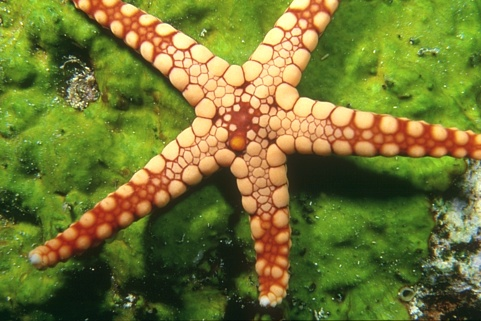
#> input picture 12003.jpg, 481 x 321 px
$ python EOW_C12_Construction_Optimization.py --dataset .
#> lines starting #> are read from the running program, lines starting #| are printed output that depends on the picture; after the words box and inside, x2 and y2 are one past the last pixel; in counts of white or black regions, pixels touching at a corner belong together
#!/usr/bin/env python3
"""EOW_C12: constrained architecture comparison, NOT security qualification.

Requires numpy, Pillow. Uses actual source images, randomized classical 2x OR-VSS
and benign perturbations. Compares (1) relaxed whole-image reference matching,
(2) strict exact reconstruction, (3) bounded registration+strict comparison,
(4) electronic SHA-256 image-reference comparison (not unaided optical).
All candidates require a trusted reference; none qualifies as human-only optical
authentication. Attack model: one changed B subpixel causing a changed decoded
pixel under ideal alignment. SHA-256 is not a signature; C08 is upstream only.
"""
import argparse,csv,hashlib,json,time,zipfile,sys
from collections import Counter
from datetime import datetime,timezone
from pathlib import Path
import numpy as np
from PIL import Image,ImageOps,ImageFilter,ImageEnhance

EXT={'.jpg','.jpeg','.png','.bmp','.tif','.tiff','.webp'}
CONDS=('ideal','shift_1','shift_2','rotate_1','blur_08','contrast_070','noise_030')
CANDIDATES=('reference_99','reference_exact','registration_exact','digital_digest')
def save(p,x):
    p.parent.mkdir(parents=True,exist_ok=True)
    p.write_text(json.dumps(x,indent=2,sort_keys=True,default=str)+'\n',encoding='utf-8')
def table(p,rows,fields):
    p.parent.mkdir(parents=True,exist_ok=True)
    with p.open('w',newline='',encoding='utf-8') as f:
        w=csv.DictWriter(f,fieldnames=fields,extrasaction='ignore');w.writeheader();w.writerows(rows)
def upstream(path):
    p=Path(path)
    try:
        if p.is_dir():
            hits=list(p.glob('reports/verdict.json'))+list(p.glob('EOW_C11/reports/verdict.json'))
            if hits:
                raw=hits[0].read_bytes()
                return {'status':'LOADED','source':str(hits[0]),'sha256':hashlib.sha256(raw).hexdigest(),'verdict':json.loads(raw)}
        if p.is_file() and zipfile.is_zipfile(p):
            with zipfile.ZipFile(p) as z:
                hits=[n for n in z.namelist() if n.endswith('EOW_C11/reports/verdict.json')]
                if hits:
                    raw=z.read(hits[0])
                    return {'status':'LOADED','source':str(p),'member':hits[0],'sha256':hashlib.sha256(raw).hexdigest(),'verdict':json.loads(raw)}
    except Exception as e:
        return {'status':'INVALID','reason':str(e)}
    return {'status':'MISSING','source':str(p)}
def secret_from_file(path,side):
    with Image.open(path) as f: im=ImageOps.exif_transpose(f).convert('L')
    im.thumbnail((side,side),Image.Resampling.BILINEAR)
    return np.asarray(im,dtype=np.uint8)>=128
def shares(s,rng):
    h,w=s.shape
    bit=rng.integers(0,2,(h,w),dtype=np.uint8)
    yy,xx=np.indices((h,w))
    a=np.zeros((h,w,2),dtype=np.uint8)
    b=np.zeros_like(a)
    a[yy,xx,bit]=1
    b[yy,xx,bit^s.astype(np.uint8)]=1
    return a.reshape(h,w*2).astype(bool),b.reshape(h,w*2).astype(bool)
def decode(a,b):
    h,w=a.shape
    return np.logical_or(a,b).reshape(h,w//2,2).all(axis=2)
def change_one(a,b,s,rng):
    y=int(rng.integers(0,s.shape[0]));x=int(rng.integers(0,s.shape[1]))
    c=b.copy()
    pair=c[y,2*x:2*x+2]
    k=int(np.flatnonzero(pair==bool(s[y,x]))[0])
    c[y,2*x+k]=~c[y,2*x+k]
    assert np.count_nonzero(decode(a,c)!=s)==1
    return c
def distort(b,condition,rng):
    im=Image.fromarray(np.uint8(255*(~b)),mode='L')
    w,h=im.size
    if condition=='shift_1':
        im=im.transform((w,h),Image.Transform.AFFINE,(1,0,-1,0,1,0),
                        resample=Image.Resampling.NEAREST,fillcolor=255)
    elif condition=='shift_2':
        im=im.transform((w,h),Image.Transform.AFFINE,(1,0,-2,0,1,0),
                        resample=Image.Resampling.NEAREST,fillcolor=255)
    elif condition=='rotate_1':
        im=im.rotate(1,resample=Image.Resampling.BILINEAR,expand=False,fillcolor=255)
    elif condition=='blur_08':
        im=im.filter(ImageFilter.GaussianBlur(.8))
    elif condition=='contrast_070':
        im=ImageEnhance.Contrast(im).enhance(.7)
    elif condition=='noise_030':
        x=np.asarray(im,dtype=np.float32)
        im=Image.fromarray(np.clip(x+rng.normal(0,7.65,x.shape),0,255).astype(np.uint8))
    elif condition!='ideal':raise ValueError(condition)
    return np.asarray(im)<128
def shift(arr,dx):
    out=np.zeros_like(arr)
    if dx>0:out[:,dx:]=arr[:,:-dx]
    elif dx<0:out[:,:dx]=arr[:,-dx:]
    else:out[:]=arr
    return out
def agreement(a,b):return 1-np.count_nonzero(a!=b)/a.size
def assess(candidate,a,observed_b,reference,ref_digest):
    if candidate=='digital_digest':
        # Electronic reference comparison only: no optical/human verification.
        reconstructed=decode(a,observed_b)
        digest=hashlib.sha256(np.packbits(reconstructed.reshape(-1)).tobytes()).digest()
        return digest==ref_digest,agreement(reconstructed,reference)
    if candidate=='registration_exact':
        # Bounded horizontal search, NOT oracle access to true displacement.
        scores=[agreement(decode(a,shift(observed_b,dx)),reference) for dx in (-2,-1,0,1,2)]
        best=max(scores)
        return best==1.,best
    reconstruction=decode(a,observed_b)
    score=agreement(reconstruction,reference)
    if candidate=='reference_99':return score>=.99,score
    if candidate=='reference_exact':return score==1.,score
    raise ValueError(candidate)
def selftests():
    rng=np.random.default_rng(9)
    for n in (1,7,64):
        for val in (False,True):
            s=np.full((3,n),val,dtype=bool)
            a,b=shares(s,rng)
            assert np.array_equal(decode(a,b),s)
            c=change_one(a,b,s,rng)
            assert np.count_nonzero(decode(a,c)!=s)==1
            assert np.array_equal(distort(b,'ideal',rng),b)
            assert np.array_equal(shift(shift(b,1),-1)[:,:-1],b[:,:-1])
    return {'reconstruction':'PASS','content_change':'PASS','ideal_identity':'PASS','shift_inverse_interior':'PASS'}
def main():
    ap=argparse.ArgumentParser(description=__doc__)
    ap.add_argument('--dataset',type=Path,required=True)
    ap.add_argument('--c11',type=Path,default=Path('../Results/EOW_C11'))
    ap.add_argument('--strict-c11',action='store_true')
    ap.add_argument('--output',type=Path,default=Path('../Results/EOW_C12'))
    ap.add_argument('--max-side',type=int,default=128)
    ap.add_argument('--limit',type=int)
    ap.add_argument('--seed',type=int,default=20261115)
    ap.add_argument('--max-frr',type=float,default=.05)
    ap.add_argument('--max-far',type=float,default=.05)
    ap.add_argument('--conditions',nargs='+',choices=CONDS,default=list(CONDS))
    args=ap.parse_args()
    if not args.dataset.is_dir():ap.error('Dataset directory not found')
    if args.max_side<1 or args.limit is not None and args.limit<1:ap.error('Invalid max-side or limit')
    if not 0<=args.max_frr<=1 or not 0<=args.max_far<=1:ap.error('Rates must be within [0,1]')
    prior=upstream(args.c11)
    if args.strict_c11 and prior['status']!='LOADED':ap.error('C11 verdict unavailable')
    checks=selftests()
    paths=sorted((p for p in args.dataset.rglob('*') if p.is_file() and p.suffix.lower() in EXT),
                 key=lambda p:p.relative_to(args.dataset).as_posix().lower())
    if args.limit:paths=paths[:args.limit]
    if not paths:ap.error('No standard image files found')
    rng=np.random.default_rng(args.seed)
    rows=[];fail=[];hashes=Counter()
    start=time.perf_counter()
    for idx,p in enumerate(paths,1):
        name=p.relative_to(args.dataset).as_posix()
        try:
            sha=hashlib.sha256(p.read_bytes()).hexdigest()
            hashes[sha]+=1
            s=secret_from_file(p,args.max_side)
#> in secret_from_file, f is the input picture: PIL image 481x321 RGB; mean R, G, B 114.1, 118.7, 50.3
#> in secret_from_file, `with Image.open(path) as f: im=ImageOps.exif_transpose(f).convert('L')`:
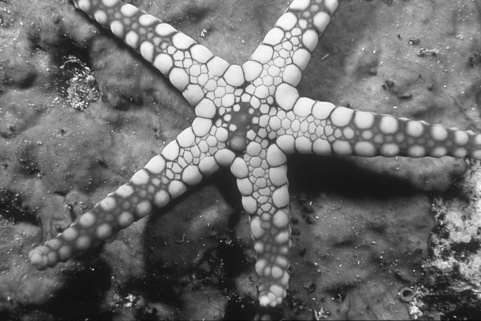
#> im: PIL image 481x321 L; min 10, max 251, mean 109.5
#> in secret_from_file, `im.thumbnail((side,side),Image.Resampling.BILINEAR)`:
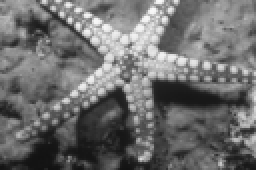
#> im: PIL image 128x85 L (shown 2 times larger); min 18, max 249, mean 109.6
#> in secret_from_file, `return np.asarray(im,dtype=np.uint8)>=128`:
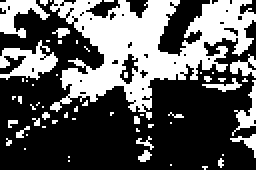
#> returned value: shape (85, 128) bool (shown 2 times larger); 36.2% white; 58 white regions (48 under 20 px), largest, box (x1, y1, x2, y2) and area: (25, 0, 128, 60) 2835, (0, 20, 29, 40) 296, (0, 0, 25, 19) 222
            a,b=shares(s,rng)
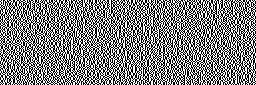
#> a: shape (85, 256) bool; 50% white in thin lines or dots
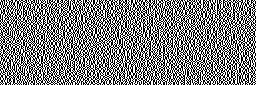
#> b: shape (85, 256) bool; 50% white in thin lines or dots
            assert np.array_equal(decode(a,b),s)
            bad=change_one(a,b,s,rng)
#> in change_one (call 7), `c[y,2*x+k]=~c[y,2*x+k]`: c: shape (85, 256) bool; 50% white; black in thin lines or dots
            ref_digest=hashlib.sha256(np.packbits(s.reshape(-1)).tobytes()).digest()
            for condition in args.conditions:
                # Independent noise realizations for benign and attack; same condition.
                good_obs=distort(b,condition,rng)
                bad_obs=distort(bad,condition,rng)
                for candidate in CANDIDATES:
                    t0=time.perf_counter()
                    accept_good,score_good=assess(candidate,a,good_obs,s,ref_digest)
                    accept_bad,score_bad=assess(candidate,a,bad_obs,s,ref_digest)
                    rows.append({'file':name,'sha256':sha,'condition':condition,
                      'candidate':candidate,'pixels':int(s.size),
                      'benign_accepted':int(accept_good),'false_rejection':int(not accept_good),
                      'attack_accepted':int(accept_bad),'attack_detected':int(not accept_bad),
                      'benign_agreement':round(score_good,10),
                      'attack_agreement':round(score_bad,10),
                      'seconds':round(time.perf_counter()-t0,7)})
#> this loop made 7 passes
#> after the loop, rows = 28 items
        except Exception as e:
            fail.append({'file':name,'error_type':type(e).__name__,'message':str(e)[:250]})
        if idx%50==0:print(f'{idx}/{len(paths)} images processed',flush=True)
#> pass 2 of the loop in main, `for idx,p in enumerate(paths,1):`:
#> name = '12074.jpg'
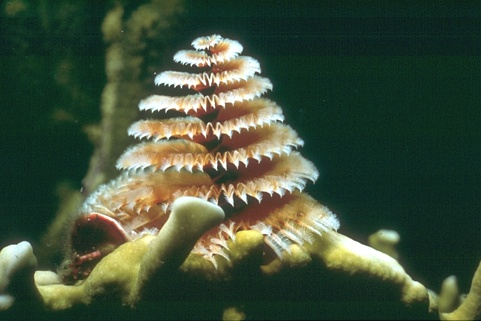
#> input picture 12074.jpg, 481 x 321 px
#> in secret_from_file, f is the input picture: PIL image 481x321 RGB; mean R, G, B 65.2, 80.3, 59.3
#> in secret_from_file (call 2), `return np.asarray(im,dtype=np.uint8)>=128`:
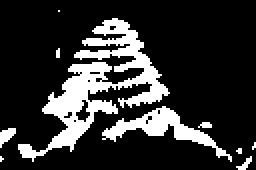
#> returned value: shape (85, 128) bool (shown 2 times larger); 19.2% white; 10 white regions (6 under 20 px), largest, box (x1, y1, x2, y2) and area: (9, 9, 85, 81) 1519, (51, 53, 116, 81) 458, (0, 64, 8, 74) 45, (118, 78, 126, 85) 23
#> a: shape (85, 256) bool; 50% white in thin lines or dots
#> b: shape (85, 256) bool; 50% white in thin lines or dots
#> c: shape (85, 256) bool; 50% white; black in thin lines or dots
#> the loop in main, `for condition in args.conditions:` made 7 passes
#> pass 2, in distort (call 23), `im=im.transform((w,h),Image.Transform.AFFINE,(1,0,-1,0,1,0), resample=..`:
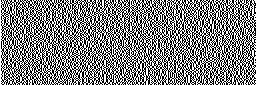
#> im: PIL image 256x85 L; 50.2% white; black in thin lines or dots
#> after the loop in main, `for condition in args.conditions:`: rows = 56 items
    out=args.output
    fields=['file','sha256','condition','candidate','pixels','benign_accepted',
            'false_rejection','attack_accepted','attack_detected','benign_agreement',
            'attack_agreement','seconds']
    table(out/'reports'/'candidate_image_results.csv',rows,fields)
    table(out/'reports'/'failed_inputs.csv',fail,['file','error_type','message'])
    aggregates=[]
    for candidate in CANDIDATES:
        for condition in args.conditions:
            sub=[r for r in rows if r['candidate']==candidate and r['condition']==condition]
            if not sub:continue
            n=len(sub);frr=sum(r['false_rejection'] for r in sub)/n
            far=sum(r['attack_accepted'] for r in sub)/n
            aggregates.append({'candidate':candidate,'condition':condition,'images':n,
              'false_rejections':sum(r['false_rejection'] for r in sub),
              'false_rejection_rate':frr,
              'accepted_attacks':sum(r['attack_accepted'] for r in sub),
              'false_acceptance_rate':far,
              'mean_benign_agreement':sum(r['benign_agreement'] for r in sub)/n,
              'mean_attack_agreement':sum(r['attack_agreement'] for r in sub)/n,
              'mean_evaluation_seconds':sum(r['seconds'] for r in sub)/n,
              'both_operational_gates':int(frr<=args.max_frr and far<=args.max_far)})
#> after the loop, aggregates = 28 items
    af=['candidate','condition','images','false_rejections','false_rejection_rate',
        'accepted_attacks','false_acceptance_rate','mean_benign_agreement',
        'mean_attack_agreement','mean_evaluation_seconds','both_operational_gates']
    table(out/'reports'/'candidate_condition_summary.csv',aggregates,af)
    ranks=[]
    for candidate in CANDIDATES:
        sub=[r for r in aggregates if r['candidate']==candidate]
        # Candidate must meet BOTH rates for EVERY condition, not merely average.
        good=sum(x['both_operational_gates'] for x in sub)
        ranks.append({'candidate':candidate,'conditions_passed':good,
                      'conditions_total':len(sub),
                      'all_operational_gates':int(good==len(sub)),
                      'human_only_optical':0,
                      'privacy_qualified':0,
                      'security_qualified':0,
                      'mean_false_rejection_rate':sum(x['false_rejection_rate'] for x in sub)/len(sub),
                      'mean_false_acceptance_rate':sum(x['false_acceptance_rate'] for x in sub)/len(sub)})
#> this loop made 4 passes
#> good on passes 1 to 4: 0, 3, 3, 3
#> after the loop, ranks = 4 items
    ranks.sort(key=lambda r:(-r['conditions_passed'],r['mean_false_rejection_rate']+r['mean_false_acceptance_rate']))
    rf=['candidate','conditions_passed','conditions_total','all_operational_gates',
        'human_only_optical','privacy_qualified','security_qualified',
        'mean_false_rejection_rate','mean_false_acceptance_rate']
    table(out/'reports'/'architecture_comparison.csv',ranks,rf)
    elapsed=time.perf_counter()-start
    summary={'selected_images':len(paths),'processed_images':len(set(r['file'] for r in rows)),
      'failed_images':len(fail),'candidate_image_condition_records':len(rows),
      'duplicate_extra_sha256':sum(n-1 for n in hashes.values() if n>1),
      'conditions':len(args.conditions),'candidates':len(CANDIDATES),
      'elapsed_seconds':round(elapsed,3),'c11_source_status':prior['status'],
      'max_false_rejection_rate':args.max_frr,'max_false_acceptance_rate':args.max_far,
      'research_verdict':'NO_SECURITY_QUALIFIED_CONSTRUCTION'}
    save(out/'reports'/'summary.json',summary)
    save(out/'reports'/'c11_source_audit.json',prior)
    save(out/'reports'/'self_tests.json',{'passed':len(checks),'total':len(checks),'checks':checks})
    save(out/'configuration'/'run.json',{'experiment':'EOW_C12',
      'timestamp_utc':datetime.now(timezone.utc).isoformat(),
      'dataset':str(args.dataset.resolve()),'c11':str(args.c11),
      'max_side':args.max_side,'limit':args.limit,'seed':args.seed,
      'conditions':args.conditions,'candidates':CANDIDATES,
      'max_frr':args.max_frr,'max_far':args.max_far,
      'python':sys.version.split()[0],'numpy':np.__version__,'pillow':Image.__version__})
    save(out/'reports'/'model_assumptions.json',{
      'dataset':'actual standard image files; MATLAB annotation files excluded',
      'secret':'grayscale threshold 128; resize longest side <= max-side',
      'encoding':'randomized 2-subpixel classical OR VSS',
      'benign':'B share perturbed; A ideal; no actual print/scan',
      'attack':'one changed B subpixel that changes one reconstructed pixel ideally',
      'trusted_reference':'ALL four candidates use original trusted binary image; this is NOT unaided human verification',
      'reference_99':'software full-image agreement >= 0.99',
      'reference_exact':'software full-image agreement == 1',
      'registration_exact':'software maximizes agreement across horizontal shifts -2..2 then requires exact match; bounded search only',
      'digital_digest':'software SHA-256 comparison of decoded image against trusted digest; NOT an authenticated signature or optical method',
      'fairness':'same encoded shares and attacked share for each candidate; noise independently sampled for benign and malicious examples',
      'operational_gate':'FRR<=max-frr AND FAR<=max-far for EACH condition, never reward reject-all',
      'statistical_scope':'one attack per image per condition, not adaptive optimal adversary; no confidence claim',
      'privacy':'NOT established by this experiment; see C07',
      'post_quantum':'NOT retested; see C08; SHA-256 alone does not authenticate issuer',
      'optical_human':'NOT established; trusted electronic reference makes all candidates unsuitable as pure human optical schemes',
      'physical':'NOT tested',
      'references':['https://doi.org/10.1007/BFb0053419',
                    'https://doi.org/10.6028/NIST.FIPS.204']})
    save(out/'reports'/'verdict.json',{
      'execution':'PASS' if rows and not fail else 'PARTIAL' if rows else 'FAIL',
      'research_verdict':'NO_SECURITY_QUALIFIED_CONSTRUCTION',
      'qualified_candidate_count':0,
      'architecture_optimization':'COMPARATIVE_BASELINES_ONLY',
      'human_optical_verification':'NOT_ESTABLISHED',
      'physical_robustness':'NOT_TESTED',
      'post_quantum_enrollment':'UPSTREAM_ONLY'})
    gates=[{'gate':'execution','status':'PASS' if rows and not fail else 'PARTIAL'},
      {'gate':'dual_operational_gate','status':'EVALUATED_NOT_SECURITY_QUALIFICATION'},
      {'gate':'information_theoretic_privacy','status':'NOT_TESTED'},
      {'gate':'human_only_optical_integrity','status':'NOT_ESTABLISHED'},
      {'gate':'physical_robustness','status':'NOT_TESTED'},
      {'gate':'issuer_binding','status':'UPSTREAM_C08_ONLY'}]
    table(out/'reports'/'feasibility_gates.csv',gates,['gate','status'])
    lines=['# EOW C12 — Constrained Architecture Comparison','',
      f"Processed {summary['processed_images']}/{len(paths)} images; {len(args.conditions)} conditions; {len(CANDIDATES)} candidates.",
      f"Operational thresholds: FRR <= {args.max_frr:.3f}, FAR <= {args.max_far:.3f}.",
      '','| Candidate | Passed conditions | Mean FRR | Mean attack acceptance | Human-only optical |',
      '|---|---:|---:|---:|---|']
    for r in ranks:
        lines.append(f"| {r['candidate']} | {r['conditions_passed']}/{r['conditions_total']} | {r['mean_false_rejection_rate']:.4f} | {r['mean_false_acceptance_rate']:.4f} | No |")
#> this loop made 4 passes
#> after the loop, lines = 11 items
    lines+=['','## Scientific interpretation','',
      'This experiment compares explicit architectural baselines, not a new security-qualified visual authentication construction.',
      'All four candidates rely on a trusted digital reference image or digest. The digital digest is neither an ML-DSA signature nor a human optical method.',
      'The bounded-registration candidate tests a narrow engineering improvement, not a general geometric registration solution.',
      'An architecture is not credited for detecting attacks when it rejects legitimate samples. Both FRR and FAR must satisfy the configured limits in each condition.',
      'One changed subpixel is not an adaptive optimal attacker; security must be re-tested against C09-style adaptive strategies and stronger modifications.',
      'Privacy, physical optical performance, unaided human verification, and post-quantum issuer binding remain separate unresolved or upstream questions.',
      '','## References','',
      '- Naor and Shamir, Visual Cryptography: https://doi.org/10.1007/BFb0053419',
      '- NIST FIPS 204: https://doi.org/10.6028/NIST.FIPS.204']
    (out/'reports'/'scientific_report.md').write_text('\n'.join(lines)+'\n',encoding='utf-8')
    print(json.dumps(summary,indent=2))
#| {
#|   "selected_images": 2,
#|   "processed_images": 2,
#|   "failed_images": 0,
#|   "candidate_image_condition_records": 56,
#|   "duplicate_extra_sha256": 0,
#|   "conditions": 7,
#|   "candidates": 4,
#|   "elapsed_seconds": 0.47,
#|   "c11_source_status": "MISSING",
#|   "max_false_rejection_rate": 0.05,
#|   "max_false_acceptance_rate": 0.05,
#> (further printed lines are left out)
    return 0 if rows and not fail else 2
if __name__=='__main__':raise SystemExit(main())
#> (the program exits here)
